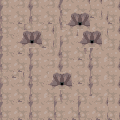

This game map was drawn from its Tiled (.tmx) file and the tilesets committed beside it. A one-line description and the full map source follow:
An orthogonal 20x20 tile map with 6x6 px tiles, 1 tile layer (Tile Layer 1).

<map version="1.0" orientation="orthogonal" renderorder="right-down" width="20" height="20" tilewidth="6" tileheight="6" nextobjectid="1">
 <tileset firstgid="1" name="tileset3" tilewidth="6" tileheight="6" tilecount="149200" columns="373">
  <image source="tileset/tileset3.png" width="2240" height="2400" />
 </tileset>
 <layer name="Tile Layer 1" width="20" height="20">
  <data encoding="csv">
32472,32473,32474,32475,32476,32472,32473,32474,32475,32476,32845,32846,32847,32848,32849,32848,32849,32474,32475,32476,
32845,32846,32847,32848,32849,32845,32846,32847,32848,32849,33218,33219,33220,33221,33222,33221,33222,32847,32848,32849,
33218,33219,33220,33221,33222,33218,33219,33220,33221,33222,33591,35082,35083,35084,35085,33594,33595,32476,33221,33222,
33591,33592,33593,33594,33595,33591,33592,33593,33594,33595,33218,35455,35456,35457,35458,32847,32848,32849,33594,33595,
33218,33219,33220,33221,32472,32473,32474,32475,32476,32473,33591,35828,35829,35830,35831,33220,33221,33222,32475,32476,
33591,33592,33593,35082,35083,35084,35085,32848,32849,32473,32474,32475,32476,35082,35083,35084,35085,33595,32848,32849,
32845,32846,32847,35455,35456,35457,35458,33221,33222,32473,32472,32473,32474,35455,35456,35457,35458,33220,33221,33222,
33218,33219,33220,35828,35829,35830,35831,33594,33595,32473,32845,32846,32847,35828,35829,35830,35831,32474,32475,32476,
33591,33592,33593,33594,33595,32472,32473,32474,32475,32476,33218,33219,33220,33221,33591,32845,32846,32847,32848,32849,
32845,32846,32847,32848,32849,32845,32846,32847,32848,32849,33591,33592,33593,33594,33595,33218,33219,33220,33221,33222,
33218,33219,33220,33221,33222,32472,32473,32474,32475,32476,32472,32473,32474,32475,32476,32472,32473,32474,32475,32476,
33591,33592,33593,33594,33595,32845,32846,32847,32848,32849,32845,32846,32847,32848,32849,32845,32846,32847,32848,32849,
33592,33593,33594,33595,32476,33218,33219,33220,35082,35083,35084,35085,33220,33221,33222,33218,33219,33220,33221,33222,
32472,32473,32474,32475,32476,33591,33592,33593,35455,35456,35457,35458,33593,33594,33595,32472,32473,32474,32475,32476,
32845,32846,32847,32848,32849,32845,32846,32847,35828,35829,35830,35831,32847,32848,32849,32845,32846,32847,32848,32849,
33218,33219,33220,33221,33222,33218,33219,33220,33221,33222,33218,33219,33220,33221,33222,33218,33219,33220,33221,33222,
33591,33592,33593,33594,33595,32472,32473,32474,32475,32472,33591,33592,33593,32472,32473,32474,32475,32476,32475,32476,
32845,32846,32847,32848,32849,32845,32846,32847,32848,32845,32846,32847,32848,32845,32846,32847,32848,32849,32848,32849,
33218,33219,33220,33221,33222,33218,33219,33220,33221,33218,33219,33220,33221,33218,33219,33220,33221,33222,33221,33222,
33591,33592,33593,33594,33595,33591,33592,33593,33594,33591,33592,33593,33594,33591,33592,33593,33594,33595,33594,33595
</data>
 </layer>
</map>
